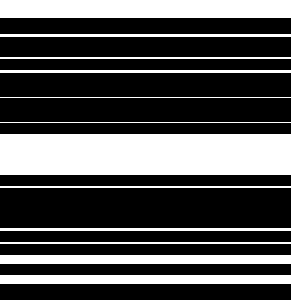
Frame 1 (no input)
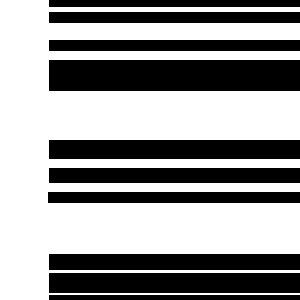
Frame 60 (the mouse pressed at the canvas centre just before this capture)
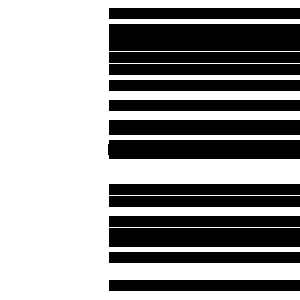
Frame 120 (the mouse held since frame 60 and released just before this capture)

The Processing sketch that drew these frames (run headless with seeded random() and noise(); from frame 60 on, the mouse is pressed at the canvas centre):

// Processing sketch: processing_39704
// ── processing_39704.pde


int num = 75 ; // num is the number of bars in the looping barcode
float[] y = new float[num]; 

void setup() {
  size(300, 300);
  frameRate(20);//speed of the barcode
  smooth();

  // seed the array
  for (int i = 0; i < y.length; i++) {
    y[i] = random(width);
  }
}

void draw() {
  background(255);

  // controls the bar sizes loop
  for (int i = 0; i<y.length;i++) {

    fill(0);
    rect(y[2], (width/y.length)* y[i], 300, 10);

    y[i] = y[i]+1; // y index in the array to move the bars
    if (y[i] > width/2) y[i] = -10; //resets the bars if passes half the screen
  }
}
